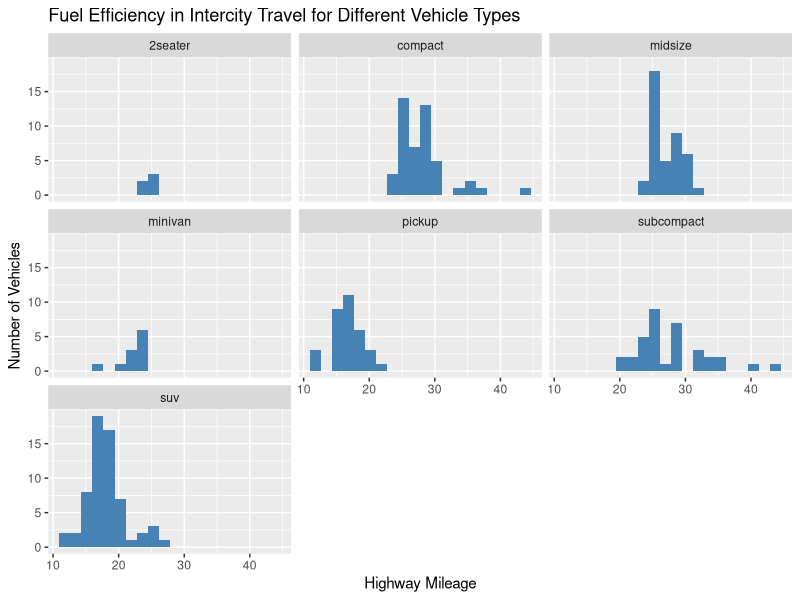
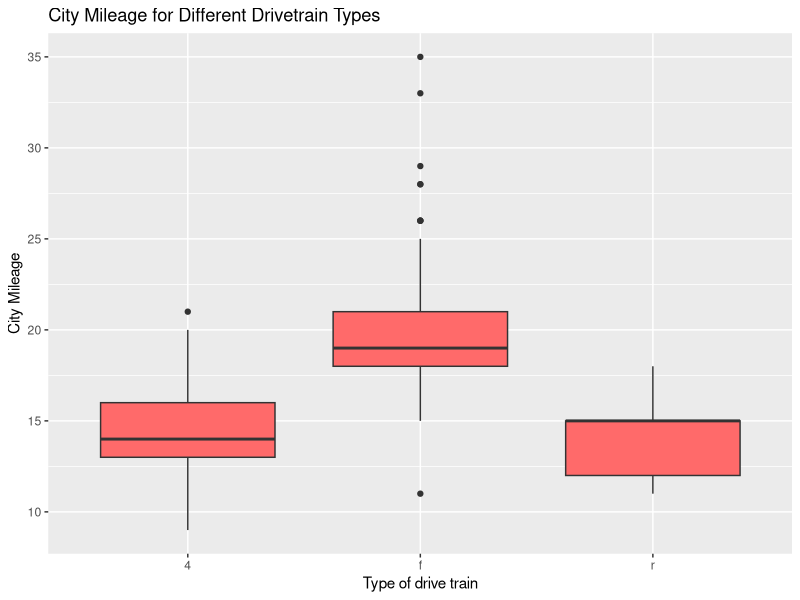
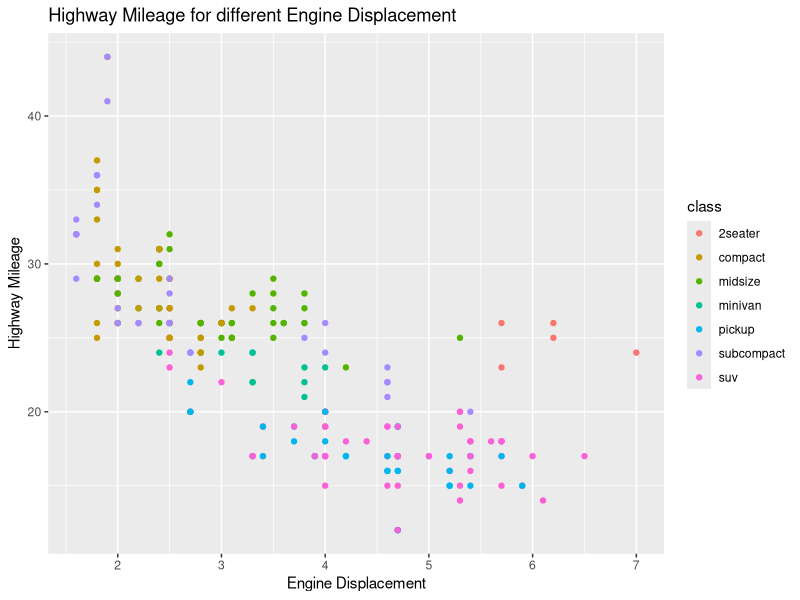
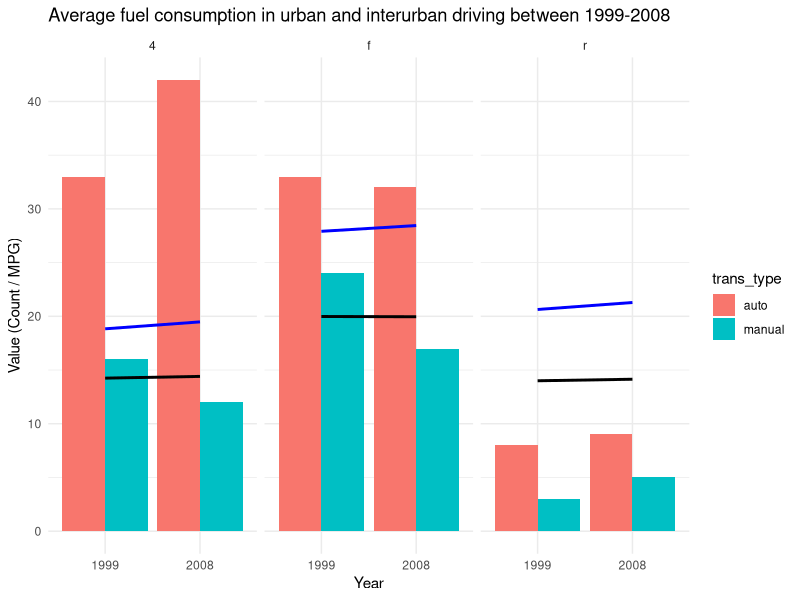
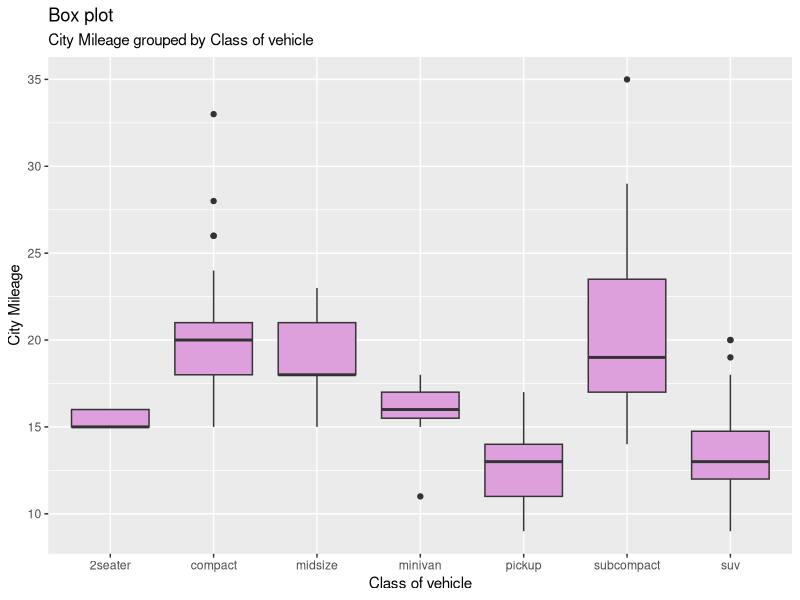
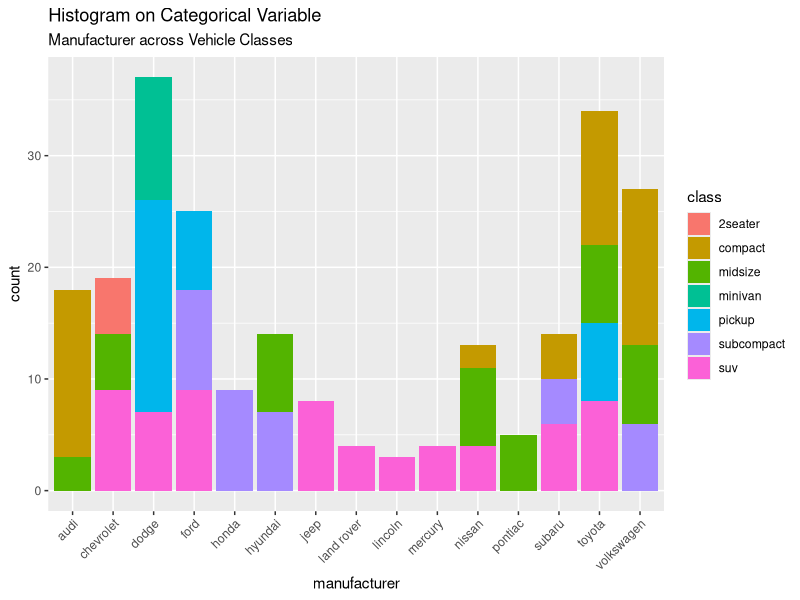

These figures' R source, in order:
## ---- chunk 1
#knitr::opts_chunk$set(echo = TRUE)
knitr::opts_chunk$set(warning = FALSE, message = FALSE) 

library(tidyverse)
## ---- chunk 2
data(mpg)
## ---- chunk 3
str(mpg)
## ---- chunk 4
ggplot(mpg,aes(x=hwy)) +
  geom_histogram(bins=20,fill = "steelblue") + 
  facet_wrap(~ class) + 
  labs(title = "Fuel Efficiency in Intercity Travel for Different Vehicle Types",x="Highway Mileage",y="Number of Vehicles")
## ---- chunk 5
ggplot(mpg,aes(x=drv,y=cty)) +
  geom_boxplot(fill = "indianred1") +
  labs(title = "City Mileage for Different Drivetrain Types",x="Type of drive train",y="City Mileage")
## ---- chunk 6
ggplot(mpg,aes(x=displ, y=hwy, colour = class)) +
  geom_point() +
  labs(title = "Highway Mileage for different Engine Displacement",x="Engine Displacement",y = "Highway Mileage",
       colour = "class")
  
## ---- chunk 7
#We will clean the column so that it only carries manual/automatic
mpg_clean <- mpg %>% 
  mutate(trans_type = str_extract(trans, "[:alpha:]+")) 

#We will create variables for the average fuel consumption when driving on an urban road and on an interurban road for each type of drivetrain in each of the years.
mpg_summary <- mpg %>% 
  group_by(year,drv) %>%
  summarise(avg_hwy = mean(hwy),avg_cty = mean(cty), .groups = 'drop')

ggplot(data = mpg_clean,aes(x=factor(year))) + 
  geom_bar(data = mpg_clean,aes(x = factor(year), fill = trans_type), position = "dodge") +
  geom_line(data = mpg_summary, aes(y = avg_hwy, group = drv), color = "blue", size = 1) +
  geom_line(data = mpg_summary,aes(y = avg_cty,group = drv), color = "black", size = 1) +
  scale_y_continuous(breaks = seq(0, 100, by = 10)) +
  labs(title = "Average fuel consumption in urban and interurban driving between 1999-2008", x = "Year", y = "Value (Count / MPG)") +
  facet_wrap(~ drv) +
  theme_minimal()

## ---- chunk 8
ggplot(mpg,aes(x=class,y=cty)) +
  geom_boxplot(fill = "plum") +
  labs(title = "Box plot",subtitle = "City Mileage grouped by Class of vehicle",x="Class of vehicle",y="City Mileage")
## ---- chunk 9
ggplot(mpg,aes(x=manufacturer, fill = class)) +
  geom_bar() +
  theme(axis.text.x = element_text(angle = 45, hjust = 1)) +
  labs(title = "Histogram on Categorical Variable",subtitle = "Manufacturer across Vehicle Classes",x="manufacturer",y="count")
